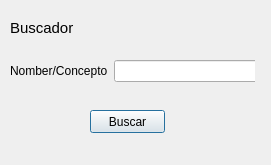
<?xml version="1.0" encoding="UTF-8"?>
<ui version="4.0">
 <class>DialogBuscarSer</class>
 <widget class="QDialog" name="DialogBuscarSer">
  <property name="geometry">
   <rect>
    <x>0</x>
    <y>0</y>
    <width>271</width>
    <height>165</height>
   </rect>
  </property>
  <property name="windowTitle">
   <string>Dialog</string>
  </property>
  <widget class="QLabel" name="label">
   <property name="geometry">
    <rect>
     <x>10</x>
     <y>20</y>
     <width>71</width>
     <height>16</height>
    </rect>
   </property>
   <property name="font">
    <font>
     <pointsize>11</pointsize>
    </font>
   </property>
   <property name="text">
    <string>Buscador</string>
   </property>
  </widget>
  <widget class="QPushButton" name="btnBuscarPorNombre">
   <property name="geometry">
    <rect>
     <x>90</x>
     <y>110</y>
     <width>75</width>
     <height>23</height>
    </rect>
   </property>
   <property name="text">
    <string>Buscar</string>
   </property>
  </widget>
  <widget class="QWidget" name="">
   <property name="geometry">
    <rect>
     <x>10</x>
     <y>60</y>
     <width>245</width>
     <height>22</height>
    </rect>
   </property>
   <layout class="QHBoxLayout" name="horizontalLayout">
    <item>
     <widget class="QLabel" name="Nombre">
      <property name="text">
       <string>Nomber/Concepto</string>
      </property>
     </widget>
    </item>
    <item>
     <widget class="QLineEdit" name="txtBuscarNombre">
      <property name="minimumSize">
       <size>
        <width>150</width>
        <height>0</height>
       </size>
      </property>
      <property name="maximumSize">
       <size>
        <width>150</width>
        <height>16777215</height>
       </size>
      </property>
     </widget>
    </item>
   </layout>
  </widget>
 </widget>
 <resources/>
 <connections/>
</ui>
